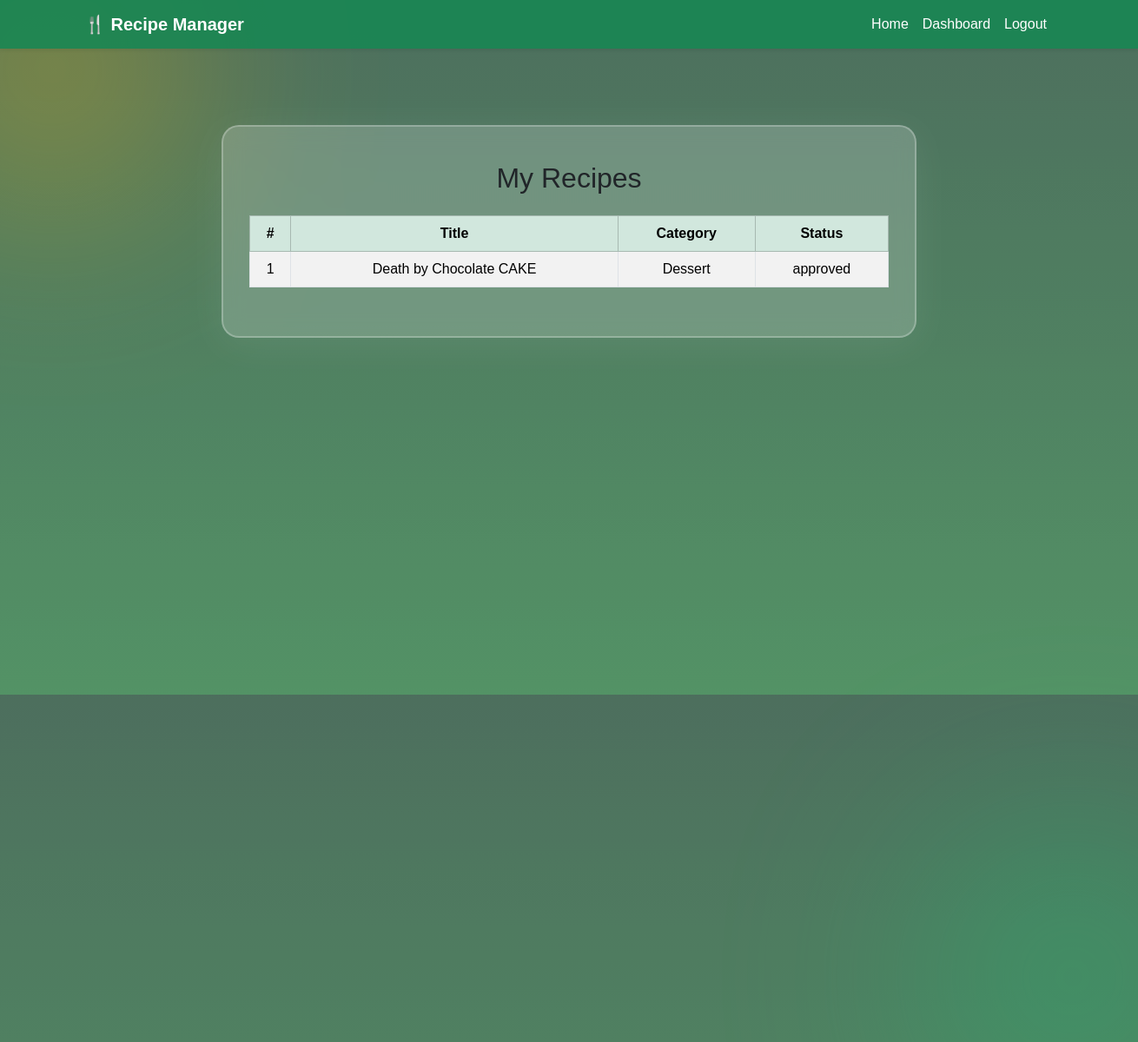
Page /user/my_recipes (signed in) on the committed database.
### tables this page shows
CREATE TABLE recipes (
    id INTEGER PRIMARY KEY AUTOINCREMENT,
    title TEXT NOT NULL,
    ingredients TEXT NOT NULL,
    instructions TEXT NOT NULL,
    category TEXT,
    image_url TEXT,
    video_url TEXT,
    user_id INTEGER,
    delete_request INTEGER DEFAULT 0,
    status TEXT DEFAULT 'pending',
    FOREIGN KEY(user_id) REFERENCES users(id)
);

### app.py (the view)
@app.route("/user/my_recipes")
def view_user_recipes():
    if "user_id" not in session:
        return redirect(url_for("login"))
    user_id = session["user_id"]
    recipes = get_recipes_by_user(user_id)
    return render_template("user_recipes.html", recipes=recipes)

### db/db.py (called while the page is built)
def get_db_connection():
    conn = sqlite3.connect(DB_NAME)
    conn.row_factory = sqlite3.Row
    return conn

def get_recipes_by_user(user_id):
    conn = get_db_connection()
    c = conn.cursor()
    c.execute("SELECT id, title, category, status FROM recipes WHERE user_id = ?", (user_id,))
    recipes = c.fetchall()
    conn.close()
    return recipes

### templates/user_recipes.html (shortened to what this page needs)
{% extends "base.html" %}
{% block content %}
<div class="container my-5">
    <div class="login-card mx-auto" style="width: 90%; max-width: 800px;">
        <h2 class="mb-4 text-center">My Recipes</h2>
        {% if recipes %}
        <div class="table-responsive">
            <table class="table table-striped table-bordered text-white align-middle">
                <thead class="table-success text-dark">
                    <tr>
                        <th>#</th>
                        <th>Title</th>
                        <th>Category</th>
                        <th>Status</th>
                    </tr>
                </thead>
                <tbody>
                    {% for r in recipes %}
                    <tr>
                        <td>{{ loop.index }}</td>
                        <td>{{ r['title'] }}</td>
                        <td>{{ r['category'] }}</td>
                        <td>{{ r['status'] }}</td>
                    </tr>
                    {% endfor %}
                </tbody>
            </table>
        </div>
        {% else %}
        <p class="text-center text-warning">You haven't added any recipes yet.</p>
        {% endif %}
    </div>
</div>
{% endblock %}

### templates/base.html (style rules this page uses)
body { margin: 0; padding: 0; min-height: 100vh; display: flex; flex-direction: column; font-family: "Poppins", sans-serif; background: linear-gradient(rgba(0, 0, 0, 0.45), rgba(0, 0, 0, 0.45)), linear-gradient(rgba(25, 135, 84, 0.5), rgba(46, 184, 114, 0.5)), url("https://images.unsplash.com/photo-1546069901-eacef0df6022?auto=format&fit=crop&w=1600&q=80"); background-size: cover; background-position: center; background-blend-mode: overlay; animation: fadeIn 1s ease-in-out; overflow-x: hidden; }
.login-card { position: relative; z-index: 2; width: 380px; padding: 40px 30px; background: rgba(255, 255, 255, 0.2); border: 2px solid rgba(255, 255, 255, 0.25); border-radius: 20px; backdrop-filter: blur(12px); box-shadow: 0 8px 45px rgba(255, 255, 255, 0.08); text-align: center; transition: all 0.4s ease; animation: popUp 0.8s ease forwards; }

### templates/user_recipes.html (style rules this page uses)
.login-card table { background: rgba(0, 0, 0, 0.25); border-radius: 12px; backdrop-filter: blur(6px); }
.login-card th, .login-card td { vertical-align: middle; text-align: center; }
.login-card th { font-weight: 600; }

### rows in the picture
recipes: title "Death by Chocolate CAKE", category "Dessert", status "approved"
